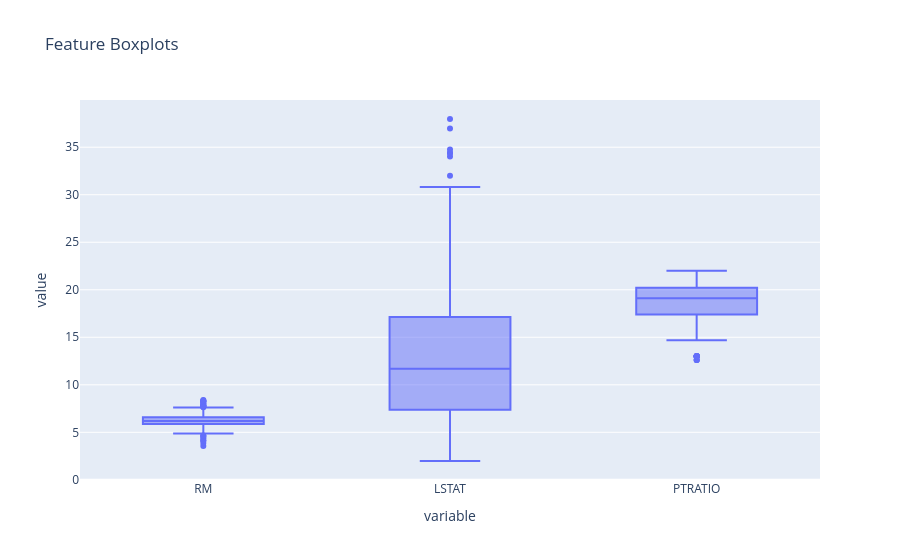

Notebook cell for this chart:
### Code cell
fig = px.box(
    df,
    y=["RM", "LSTAT", "PTRATIO"],
    points="outliers",
    title="Feature Boxplots",
)
fig.show()

### Figure 1 — Plotly figure (JSON) as saved in the notebook; plotly's stock layout.template omitted (floating-point values rounded to 4 significant figures; data arrays with more than 128 entries replaced by an {"elided": "..."} marker saying what was removed)
{"data": [{"alignmentgroup": "True", "boxpoints": "outliers", "hovertemplate": "variable=%{x}<br>value=%{y}<extra></extra>", "legendgroup": "", "marker": {"color": "#636efa"}, "name": "", "notched": false, "offsetgroup": "", "orientation": "v", "showlegend": false, "type": "box", "x": {"elided": "1467 str values"}, "x0": " ", "xaxis": "x", "y": {"elided": "1467 float values"}, "y0": " ", "yaxis": "y"}], "layout": {"boxmode": "group", "legend": {"tracegroupgap": 0}, "title": {"text": "Feature Boxplots"}, "xaxis": {"anchor": "y", "domain": [0, 1], "title": {"text": "variable"}}, "yaxis": {"anchor": "x", "domain": [0, 1], "title": {"text": "value"}}}}
